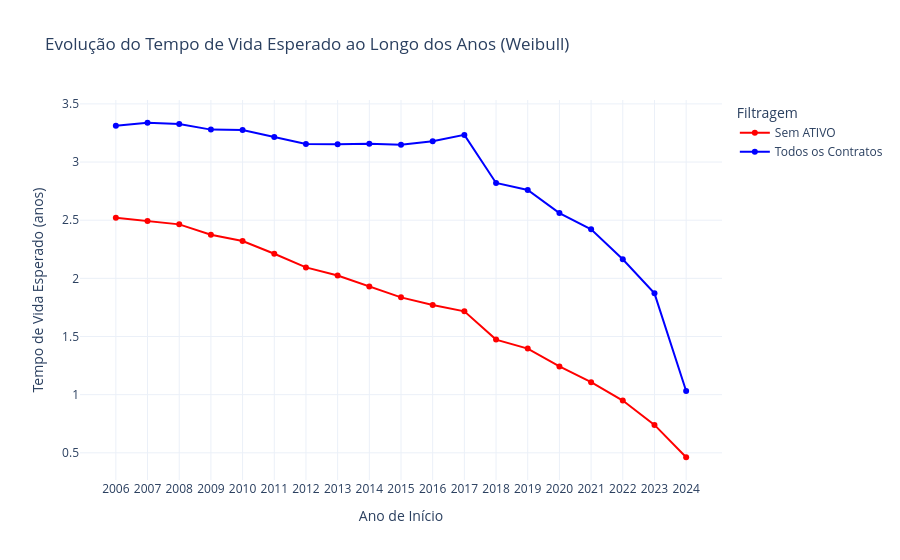

Notebook source saved alongside this figure:
### Code cell
analisar_sobrevivencia_weibull_todos_boletos(tabela_nova_df)

### Figure 1 — Plotly figure (JSON) as saved in the notebook; plotly's stock layout.template omitted (floating-point values rounded to 4 significant figures)
{"data": [{"line": {"color": "red"}, "mode": "lines+markers", "name": "Sem ATIVO", "type": "scatter", "x": ["2006", "2007", "2008", "2009", "2010", "2011", "2012", "2013", "2014", "2015", "2016", "2017", "2018", "2019", "2020", "2021", "2022", "2023", "2024"], "y": [2.521, 2.493, 2.464, 2.374, 2.321, 2.212, 2.094, 2.025, 1.93, 1.837, 1.771, 1.716, 1.473, 1.396, 1.243, 1.107, 0.9497, 0.7401, 0.4619]}, {"line": {"color": "blue"}, "mode": "lines+markers", "name": "Todos os Contratos", "type": "scatter", "x": ["2006", "2007", "2008", "2009", "2010", "2011", "2012", "2013", "2014", "2015", "2016", "2017", "2018", "2019", "2020", "2021", "2022", "2023", "2024"], "y": [3.313, 3.338, 3.327, 3.279, 3.276, 3.215, 3.155, 3.153, 3.158, 3.148, 3.18, 3.234, 2.82, 2.76, 2.561, 2.422, 2.165, 1.871, 1.031]}], "layout": {"legend": {"title": {"text": "Filtragem"}}, "title": {"text": "Evolução do Tempo de Vida Esperado ao Longo dos Anos (Weibull)"}, "xaxis": {"title": {"text": "Ano de Início"}}, "yaxis": {"title": {"text": "Tempo de Vida Esperado (anos)"}}}}
